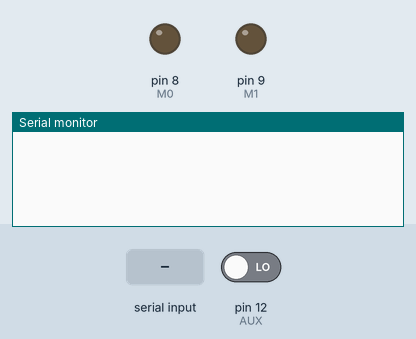
A sketch run on a simulated Arduino Uno, built with avr-gcc and run on an emulated ATmega328P. Parts: output pins drawn as LEDs (lit = HIGH), the last lines printed to the serial monitor. The test bench sets the inputs (shaded band); at power-on: pin 12 (AUX) LOW.

Above: at 1.2 s.
1.3 s: "1\n" received over the second serial link
At 2.5 s:
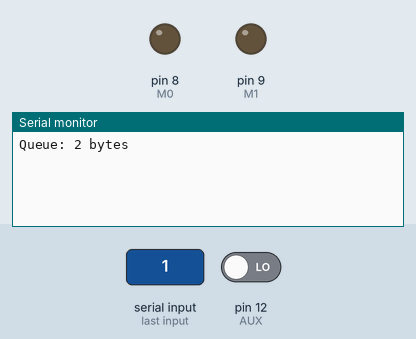
2.8 s: pin 12 (AUX) driven HIGH
At 3.9 s:
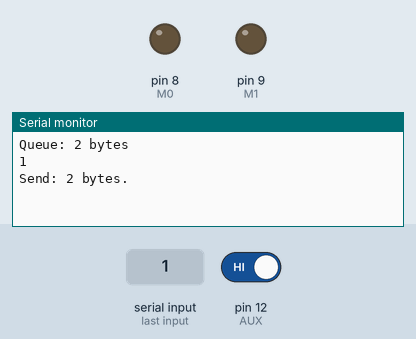

The sketch:

e32-ttl_echo.ino
```cpp
/**
 * E32-TTL Transceiver Interface
 *
 * @author Pasakorn Tiwatthanont, AKA. iPAS.
 * @date 8 May 2017
 *
 * This code is adopted from:
 * @see http://spacetinkerer.blogspot.com/2011/02/serial-port-echo-with-arduino.html, and
 * @see https://github.com/tienfuc/E32-TTL.
 *
 * If you need a soft serial (UART) function, please follow
 * @see http://www.arduino.cc/en/Tutorial/SoftwareSerialExample.
 */

#include <SoftwareSerial.h>

#define M0      8
#define M1      9
#define AUX     12

#define SOFT_RX 11
#define SOFT_TX 10
SoftwareSerial softSerial(SOFT_RX, SOFT_TX);  // RX, TX

#define MAX_TX_SIZE 58
//#define MAX_TX_SIZE 36
#include "Queue.h":
Queue<char> queue(MAX_TX_SIZE * 3);


// The setup function runs once when you press reset or power the board
void setup() {
  pinMode(M0, OUTPUT);
  pinMode(M1, OUTPUT);
  pinMode(AUX, INPUT);

  pinMode(SOFT_RX, INPUT);
  pinMode(SOFT_TX, OUTPUT);

  Serial.begin(9600);
  softSerial.begin(9600);

  // Mode 0 | normal operation
  digitalWrite(M0, LOW);
  digitalWrite(M1, LOW);
}


// The loop function runs over and over again forever
void loop() {

  if (softSerial.available()) {
    while (softSerial.available())
      queue.push(softSerial.read());

    Serial.print("Queue: ");
    Serial.print(queue.count(), DEC);
    Serial.println(" bytes");
  }

  if (queue.count() > 0 && digitalRead(AUX)) {
    char c;
    static char s[MAX_TX_SIZE];
    static int cnt = 0;

    do {
      char c = queue.pop();  // The oldest
      s[cnt++] = c;

      if (cnt == MAX_TX_SIZE || c == '\n') {
        softSerial.write(s, cnt);

        Serial.write(s, cnt);  // Display
        if (c != '\n' && c != '\r')  // Add 'newline'
          Serial.println();
        Serial.print("Send: ");
        Serial.print(cnt);
        Serial.println(" bytes.");
        cnt = 0;
        break;
      }
    } while (queue.count() > 0);

  }
}
```

Queue.h
```cpp
/*
 * Queue.h
 *
 * By Steven de Salas
 *
 * Defines a templated (generic) class for a queue of things.
 * Used for Arduino projects, just #include "Queue.h" and add this file via the IDE.
 *
 * Examples:
 *
 * Queue<char> queue(10); // Max 10 chars in this queue
 * queue.push('H');
 * queue.push('e');
 * queue.count(); // 2
 * queue.push('l');
 * queue.push('l');
 * queue.count(); // 4
 * Serial.print(queue.pop()); // H
 * Serial.print(queue.pop()); // e
 * queue.count(); // 2
 * queue.push('o');
 * queue.count(); // 3
 * Serial.print(queue.pop()); // l
 * Serial.print(queue.pop()); // l
 * Serial.print(queue.pop()); // o
 *
 * struct Point { int x; int y; }
 * Queue<Point> points(5);
 * points.push(Point{2,4});
 * points.push(Point{5,0});
 * points.count(); // 2
 *
 */

#ifndef QUEUE_H
#define QUEUE_H

#include <Arduino.h>

template<class T>
class Queue {
  private:
    int _front, _back, _count;
    T *_data;
    int _maxitems;
  public:
    Queue(int maxitems = 256) {
      _front = 0;
      _back = 0;
      _count = 0;
      _maxitems = maxitems;
      _data = new T[maxitems + 1];
    }
    ~Queue() {
      delete[] _data;
    }
    inline int count();
    inline int front();
    inline int back();
    void push(const T &item);
    T peek();
    T pop();
    void clear();
};

template<class T>
inline int Queue<T>::count()
{
  return _count;
}

template<class T>
inline int Queue<T>::front()
{
  return _front;
}

template<class T>
inline int Queue<T>::back()
{
  return _back;
}

template<class T>
void Queue<T>::push(const T &item)
{
  if(_count < _maxitems) { // Drops out when full
    _data[_back++]=item;
    ++_count;
    // Check wrap around
    if (_back > _maxitems)
      _back -= (_maxitems + 1);
  }
}

template<class T>
T Queue<T>::pop() {
  if(_count <= 0) return T(); // Returns empty
  else {
    T result = _data[_front];
    _front++;
    --_count;
    // Check wrap around
    if (_front > _maxitems)
      _front -= (_maxitems + 1);
    return result;
  }
}

template<class T>
T Queue<T>::peek() {
  if(_count <= 0) return T(); // Returns empty
  else return _data[_front];
}

template<class T>
void Queue<T>::clear()
{
  _front = _back;
  _count = 0;
}

#endif
```

Measured:
- after the input at 1.3 s, the serial monitor: prints a new line at once (image 1)
- after the input at 2.8 s, the serial monitor: prints a new line at once (image 2)
